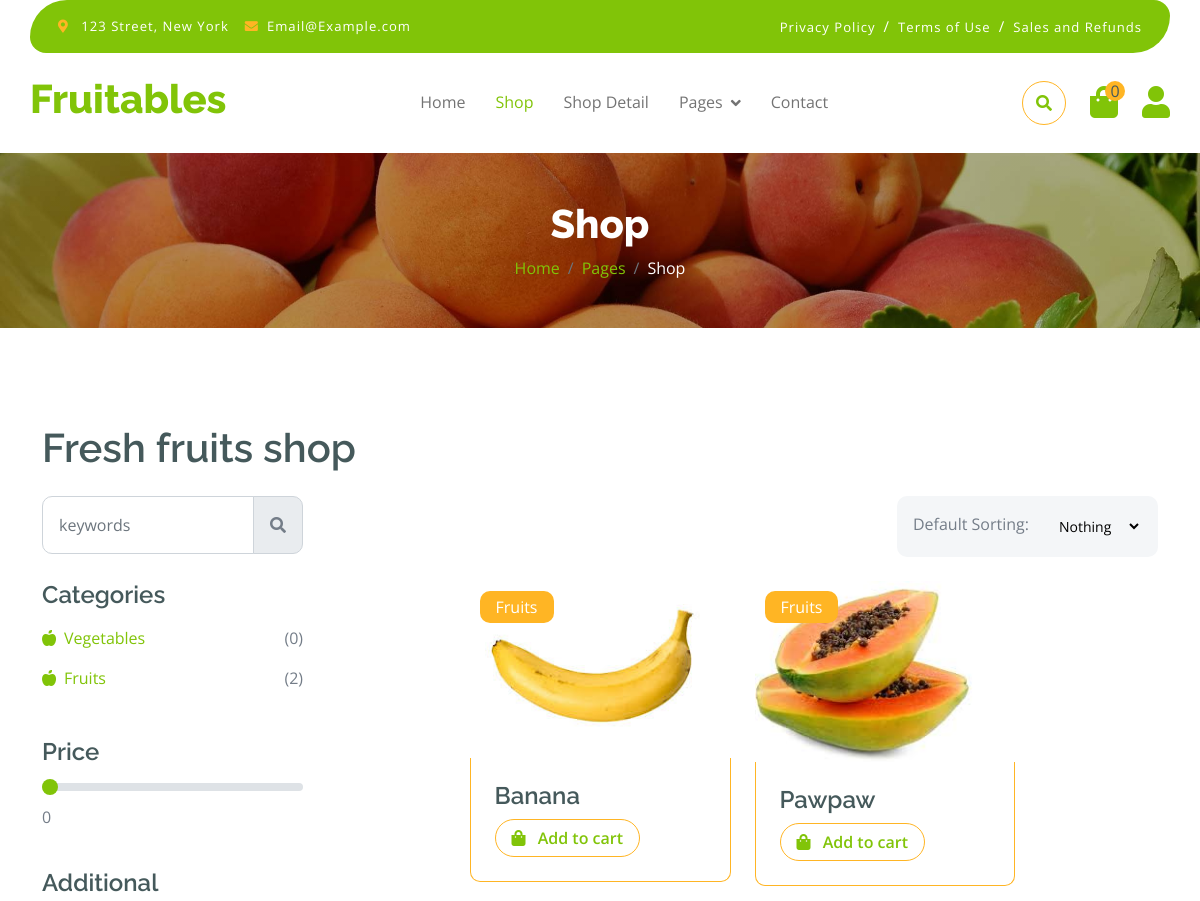
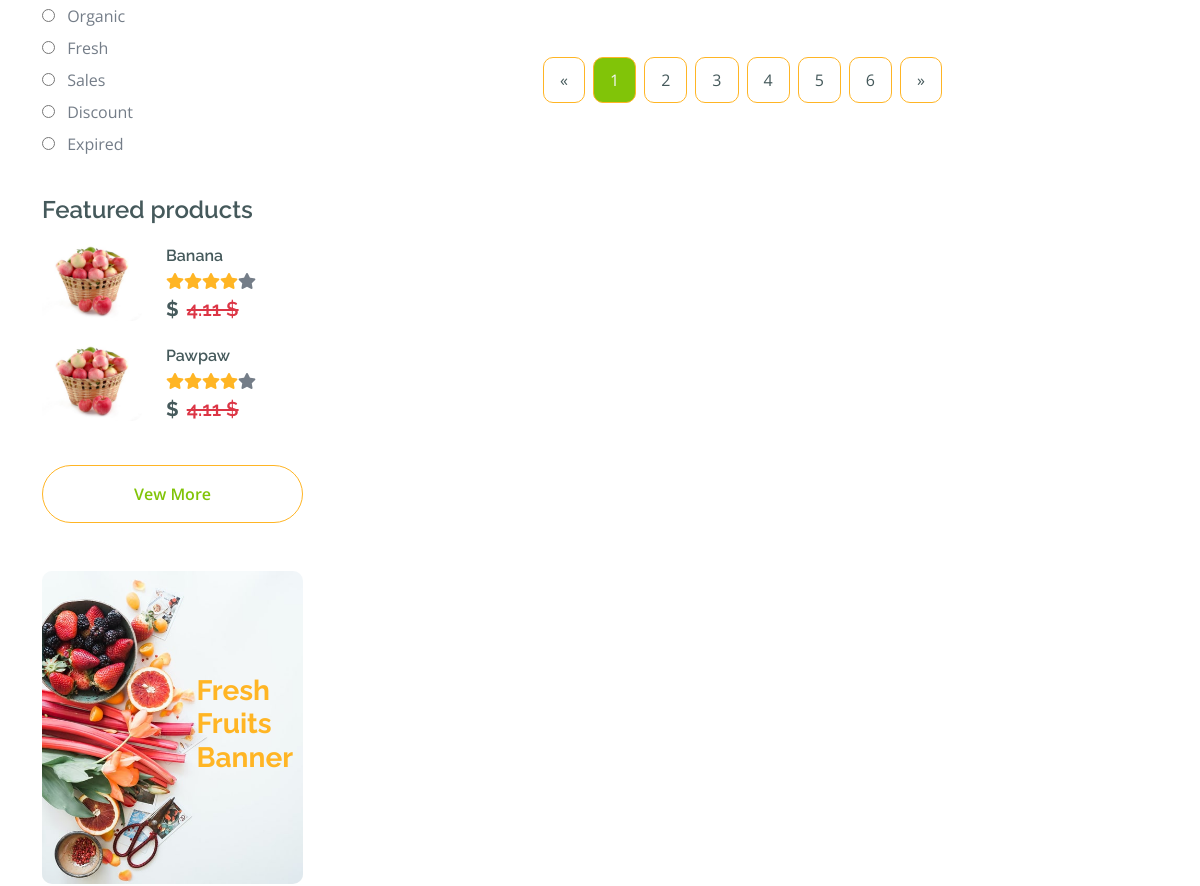
The page /shop (upper part) on the database as committed earlier (2 pictures, top to bottom).
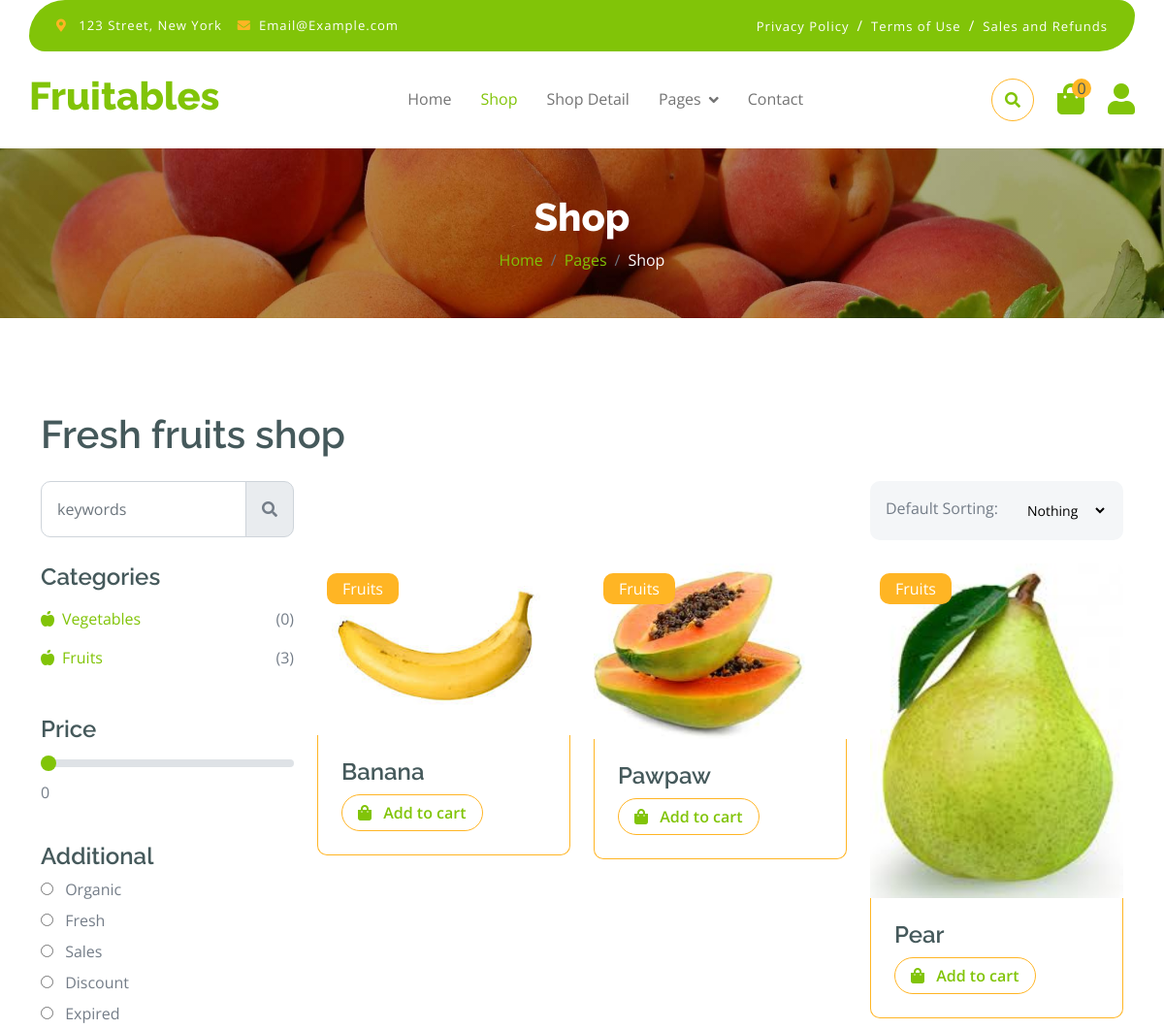
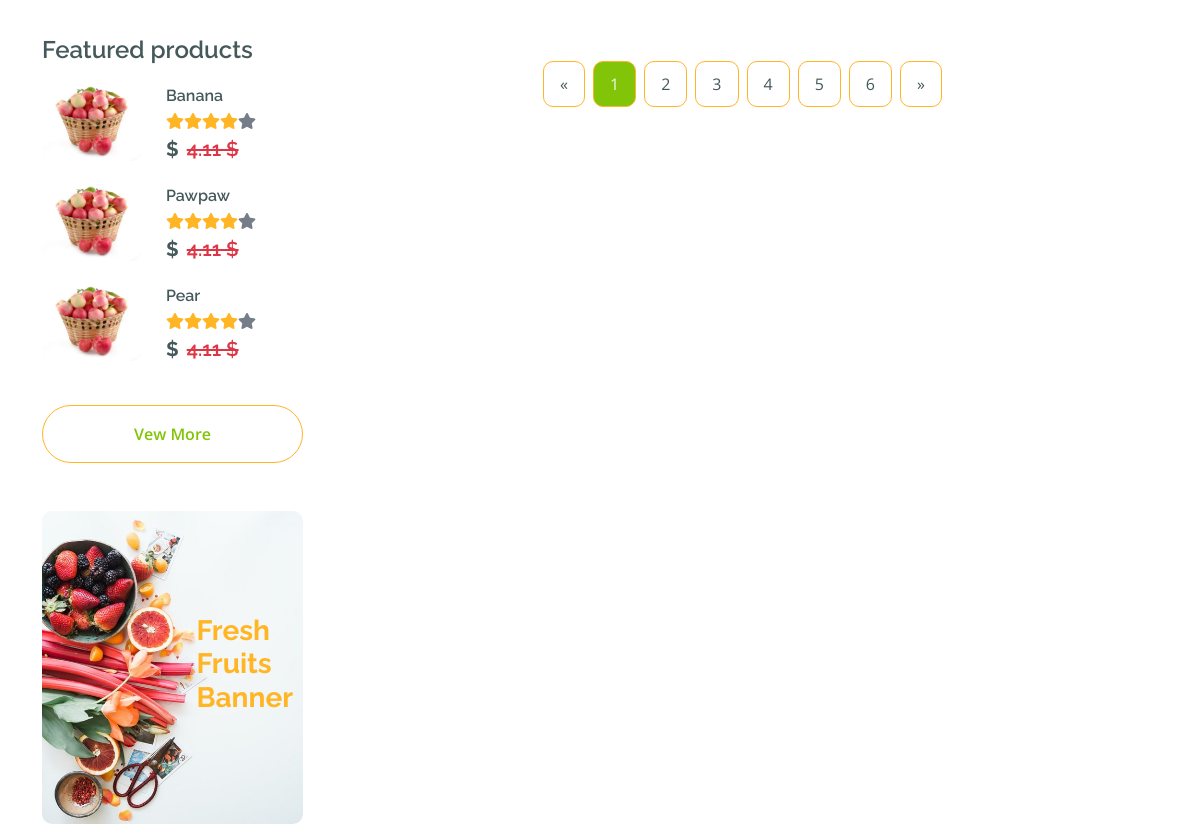
The same page on the database as committed later (2 pictures, top to bottom).
### Products/models.py (models this page shows, shortened)
class Category(models.Model):
    name = models.CharField(max_length=100)
    description = models.CharField(max_length=100)
    updated_on = models.DateField(auto_now=True)
    created = models.DateTimeField(auto_now_add=True)
    def __str__(self):
        return self.name

class Product(models.Model):
    CLASSIFICATION_TYPE = (
        ('organic', 'Organic'),
        ('inorganic', 'Inorganic'),
    )
    HEALTH_STATUS = (
        ('healthy', 'Healthy'),
        ('unhealthy', 'Unhealthy'),
    )
    name = models.CharField(max_length=100)
    desc = models.CharField(max_length=500)
    price = models.DecimalField(max_digits=20, decimal_places=2)
    image = models.ImageField(default=False, blank=True)
    weight = models.DecimalField(max_digits=20, decimal_places=2)
    min_weight = models.DecimalField(max_digits=10, decimal_places=2)
    country_of_origin = models.CharField(max_length=100)
    quality = models.CharField(max_length=25, choices=CLASSIFICATION_TYPE, null=True, blank=True)
    health_status = models.CharField(max_length=25, choices=HEALTH_STATUS, null=True, blank=True)
    classification = models.CharField(max_length=25, choices=CLASSIFICATION_TYPE, null=True, blank=True)
    is_feature = models.BooleanField(default=False)
    is_bestseller = models.BooleanField(default=False)
    is_organic = models.BooleanField(default=False)
    is_inorganic = models.BooleanField(default=False)
    category = models.ForeignKey(Category, related_name="products", blank=True, null=True, on_delete=models.CASCADE)

### Products/views.py (the view)
# urls.py: path('shop', views.shop, name='shop'),
def shop(request):
    features = Product.objects.filter(is_feature = True)
    categorys = Category.objects.all()
    allProducts = Category.objects.all()
    featureall = Product.objects.filter(is_feature=True)
    allproduct = Product.objects.all()
    cart = Cart(request)
    product_count = cart.get_product_count()
    return render(request, 'shop.html', {'features':features, 'categorys':categorys, 'allproducts':allProducts, 'featureall':featureall, 'allproduct':allproduct, 'product_count':product_count})

### Products/cart.py (called while the page is built)
    def get_product_count(self):
        return len(self.cart)

### Products/templates/shop.html (shortened to what the changed rows need)
{% load static %}
<!DOCTYPE html>
<html lang="en">
  <head>
    <link
      rel="stylesheet"
      href="https://use.fontawesome.com/releases/v5.15.4/css/all.css"
    />
    <link
      href="https://cdn.jsdelivr.net/npm/bootstrap-icons@1.4.1/font/bootstrap-icons.css"
      rel="stylesheet"
    />
    <link
      href="{% static 'lib/lightbox/css/lightbox.min.css' %}"
      rel="stylesheet"
    />
    <link
      href="{% static 'lib/owlcarousel/assets/owl.carousel.min.css' %}"
      rel="stylesheet"
    />
    <link href="{% static 'css/bootstrap.min.css' %}" rel="stylesheet" />
    <link href="{% static 'css/style.css' %}" rel="stylesheet" />
  </head>
  <body>
    <div class="container-fluid fixed-top">
      <div class="container px-0">
        <nav class="navbar navbar-light bg-white navbar-expand-xl">
          <a href="index.html" class="navbar-brand"
            ><h1 class="text-primary display-6">Fruitables</h1></a
          >
        </nav>
      </div>
    </div>
    <div class="container-fluid page-header py-5">
      <h1 class="text-center text-white display-6">Shop</h1>
    </div>
    <div class="container-fluid fruite py-5">
      <div class="container py-5">
        <h1 class="mb-4">Fresh fruits shop</h1>
        <div class="row g-4">
          <div class="col-lg-12">
            <div class="row g-4">
              <div class="col-lg-3">
                <div class="row g-4">
                  <div class="col-lg-12">
                    <div class="mb-3">
                      <ul class="list-unstyled fruite-categorie">
                        {% for category in allproducts %}
                        <li>
                          <div
                            class="d-flex justify-content-between fruite-name"
                          >
                            <a href="#"
                              ><i class="fas fa-apple-alt me-2"></i
                              >{{category.name}}</a
                            >
                            <span>({{category.products.count}})</span>
                          </div>
                        </li>
                        {% endfor %}
                      </ul>
                    </div>
                  </div>
                  <div class="col-lg-12">
                    {% for product in featureall %}
                    <div
                      class="d-flex align-items-center justify-content-start"
                    >
                      <div
                        class="rounded me-4"
                        style="width: 100px; height: 100px"
                      >
                        <img
                          src="img/featur-1.jpg"
                          class="img-fluid rounded"
                          alt=""
                        />
                      </div>
                      <div>
                        <h6 class="mb-2">{{product.name}}</h6>
                        <div class="d-flex mb-2">
                          <i class="fa fa-star text-secondary"></i>
                          <i class="fa fa-star text-secondary"></i>
                          <i class="fa fa-star text-secondary"></i>
                          <i class="fa fa-star text-secondary"></i>
                          <i class="fa fa-star"></i>
                        </div>
                        <div class="d-flex mb-2">
                          <h5 class="fw-bold me-2">{{product.prize}} $</h5>
                          <h5 class="text-danger text-decoration-line-through">
                            4.11 $
                          </h5>
                        </div>
                      </div>
                    </div>
                    {% endfor %}
                  </div>
                </div>
              </div>
              <div class="col-lg-9">
                <div class="row g-4 justify-content-center">
                  {% for product in allproduct %}
                  <div class="col-md-6 col-lg-6 col-xl-4">
                    <div class="rounded position-relative fruite-item">
                      <a href="{% url 'shop_detail' product.id %}">
                        <div class="fruite-img">
                          <img
                            src="{{product.image.url}}"
                            class="img-fluid w-100 rounded-top"
                            alt=""
                          />
                        </div>
                      </a>
                      <div
                        class="text-white bg-secondary px-3 py-1 rounded position-absolute"
                        style="top: 10px; left: 10px"
                      >
                        {{product.category}}
                      </div>
                      <div
                        class="p-4 border border-secondary border-top-0 rounded-bottom"
                      >
                        <h4>{{product.name}}</h4>
                        <div
                          class="d-flex justify-content-between flex-lg-wrap"
                        >
                          <a
                            href="{% url 'shop_detail' product.id %}"
                            class="btn border border-secondary rounded-pill px-3 text-primary"
                            ><i
                              class="fa fa-shopping-bag me-2 text-primary"
                            ></i>
                            Add to cart</a
                          >
                        </div>
                      </div>
                    </div>
                  </div>
                  {% endfor %}
                </div>
              </div>
            </div>
          </div>
        </div>
      </div>
    </div>
  </body>
</html>

Rows that differ between the two databases and show on the page:
computed for Category "Fruits": products.count "2" → "3"
added Product: name "Pear", image (picture), category "Fruits"
